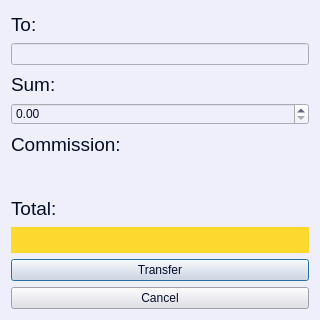
<?xml version="1.0" encoding="UTF-8"?>
<ui version="4.0">
 <class>Transfer</class>
 <widget class="QDialog" name="Transfer">
  <property name="geometry">
   <rect>
    <x>0</x>
    <y>0</y>
    <width>320</width>
    <height>320</height>
   </rect>
  </property>
  <property name="sizePolicy">
   <sizepolicy hsizetype="Preferred" vsizetype="Preferred">
    <horstretch>0</horstretch>
    <verstretch>0</verstretch>
   </sizepolicy>
  </property>
  <property name="minimumSize">
   <size>
    <width>320</width>
    <height>320</height>
   </size>
  </property>
  <property name="maximumSize">
   <size>
    <width>320</width>
    <height>320</height>
   </size>
  </property>
  <property name="windowTitle">
   <string>Dialog</string>
  </property>
  <property name="styleSheet">
   <string notr="true">background-color: rgb(239, 239, 251);</string>
  </property>
  <layout class="QVBoxLayout" name="verticalLayout">
   <item>
    <widget class="QLabel" name="To">
     <property name="font">
      <font>
       <family>Arial</family>
       <pointsize>14</pointsize>
       <weight>50</weight>
       <italic>false</italic>
       <bold>false</bold>
      </font>
     </property>
     <property name="styleSheet">
      <string notr="true">font: 14pt &quot;Arial&quot;;
color: rgb(5, 12, 40);</string>
     </property>
     <property name="text">
      <string>To:</string>
     </property>
    </widget>
   </item>
   <item>
    <widget class="QLineEdit" name="to">
     <property name="styleSheet">
      <string notr="true">font: 14pt &quot;Arial&quot;;
color: rgb(5, 12, 40);</string>
     </property>
     <property name="maxLength">
      <number>10</number>
     </property>
     <property name="alignment">
      <set>Qt::AlignCenter</set>
     </property>
    </widget>
   </item>
   <item>
    <widget class="QLabel" name="Cash">
     <property name="font">
      <font>
       <family>Arial</family>
       <pointsize>14</pointsize>
       <weight>50</weight>
       <italic>false</italic>
       <bold>false</bold>
      </font>
     </property>
     <property name="styleSheet">
      <string notr="true">font: 14pt &quot;Arial&quot;;
color: rgb(5, 12, 40);</string>
     </property>
     <property name="text">
      <string>Sum:</string>
     </property>
    </widget>
   </item>
   <item>
    <widget class="QDoubleSpinBox" name="sum">
     <property name="styleSheet">
      <string notr="true">font: 14pt &quot;Arial&quot;;
color: rgb(5, 12, 40);</string>
     </property>
     <property name="maximum">
      <double>50000.000000000000000</double>
     </property>
     <property name="singleStep">
      <double>50.000000000000000</double>
     </property>
    </widget>
   </item>
   <item>
    <widget class="QLabel" name="Comission">
     <property name="font">
      <font>
       <family>Arial</family>
       <pointsize>14</pointsize>
       <weight>50</weight>
       <italic>false</italic>
       <bold>false</bold>
      </font>
     </property>
     <property name="styleSheet">
      <string notr="true">font: 14pt &quot;Arial&quot;;
color: rgb(5, 12, 40);</string>
     </property>
     <property name="text">
      <string>Commission:</string>
     </property>
    </widget>
   </item>
   <item>
    <widget class="QLabel" name="commission">
     <property name="font">
      <font>
       <family>Arial</family>
       <pointsize>14</pointsize>
       <weight>50</weight>
       <italic>false</italic>
       <bold>false</bold>
      </font>
     </property>
     <property name="styleSheet">
      <string notr="true">font: 14pt &quot;Arial&quot;;
color: rgb(5, 12, 40);</string>
     </property>
     <property name="text">
      <string/>
     </property>
    </widget>
   </item>
   <item>
    <widget class="QLabel" name="Total">
     <property name="font">
      <font>
       <family>Arial</family>
       <pointsize>14</pointsize>
       <weight>50</weight>
       <italic>false</italic>
       <bold>false</bold>
      </font>
     </property>
     <property name="styleSheet">
      <string notr="true">font: 14pt &quot;Arial&quot;;
color: rgb(5, 12, 40);</string>
     </property>
     <property name="text">
      <string>Total:</string>
     </property>
    </widget>
   </item>
   <item>
    <widget class="QLabel" name="total">
     <property name="font">
      <font>
       <family>Arial</family>
       <pointsize>14</pointsize>
       <weight>50</weight>
       <italic>false</italic>
       <bold>false</bold>
      </font>
     </property>
     <property name="styleSheet">
      <string notr="true">font: 14pt &quot;Arial&quot;;
background-color: rgb(253, 216, 46);
color: rgb(5, 12, 40);</string>
     </property>
     <property name="text">
      <string/>
     </property>
    </widget>
   </item>
   <item>
    <widget class="QPushButton" name="transfer">
     <property name="autoFillBackground">
      <bool>false</bool>
     </property>
     <property name="styleSheet">
      <string notr="true">font: 14pt &quot;Arial&quot;;
background-color: rgb(221, 221, 232);
color: rgb(5, 12, 40);</string>
     </property>
     <property name="text">
      <string>Transfer</string>
     </property>
    </widget>
   </item>
   <item>
    <widget class="QPushButton" name="cancel">
     <property name="autoFillBackground">
      <bool>false</bool>
     </property>
     <property name="styleSheet">
      <string notr="true">font: 14pt &quot;Arial&quot;;
background-color: rgb(221, 221, 232);
color: rgb(5, 12, 40);</string>
     </property>
     <property name="text">
      <string>Cancel</string>
     </property>
    </widget>
   </item>
  </layout>
 </widget>
 <resources/>
 <connections/>
</ui>
